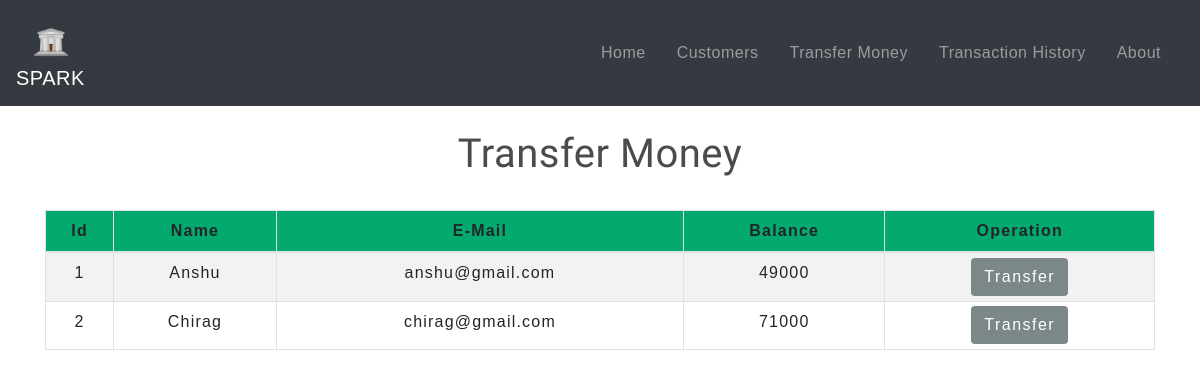
Before: /transfermoney.php with the older database file.
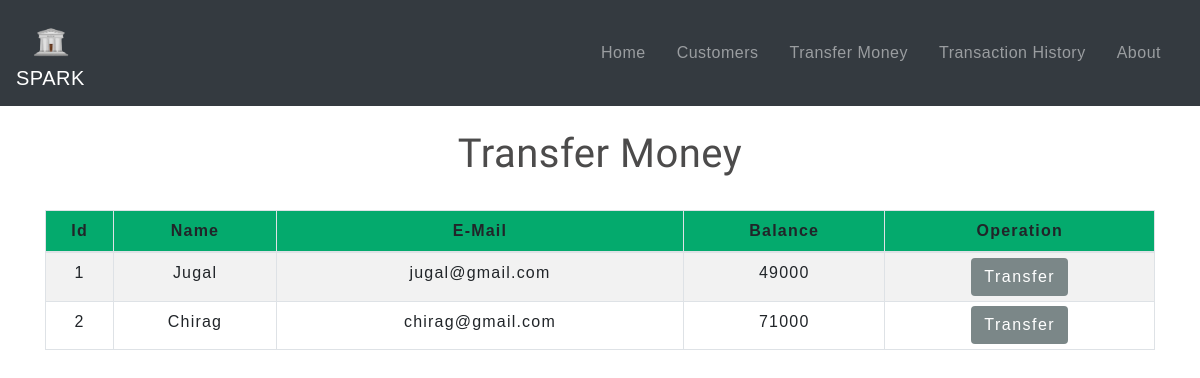
After: the same page with the newer database file.
### tables this page shows
CREATE TABLE `users` (
  `uid` int(11) NOT NULL,
  `name` varchar(255) NOT NULL,
  `email` varchar(255) NOT NULL,
  `balance` bigint(20) NOT NULL
);

### transfermoney.php (the view, shortened to what this page needs)
<!DOCTYPE html>
<html lang="en">
<head>
    <link rel="stylesheet" href="https://maxcdn.bootstrapcdn.com/bootstrap/4.0.0/css/bootstrap.min.css">
    <link rel="stylesheet" type="text/css" href="css\table.css">
    <link rel="stylesheet" type="text/css" href="css\navbar.css">
    <link rel="stylesheet" type="text/css" href="css\style.css">
</head>
<body>
<?php
    include 'config.php';
    $sql = "SELECT * FROM users";
    $result = mysqli_query($conn,$sql);
?>
<?php
  include 'navbar.php';
?>
<div class="container">
        <h2 class="text-center pt-4">Transfer Money</h2>
        <br>
            <div class="row">
                <div class="col">
                    <div class="table-responsive-sm">
                    <table class="table table-hover table-sm table-striped table-condensed table-bordered">
                        <thead>
                            <tr>
                            <th scope="col" class="text-center py-2">Id</th>
                            <th scope="col" class="text-center py-2">Name</th>
                            <th scope="col" class="text-center py-2">E-Mail</th>
                            <th scope="col" class="text-center py-2">Balance</th>
                            <th scope="col" class="text-center py-2">Operation</th>
                            </tr>
                        </thead>
                        <tbody>
                <?php
                    while($rows=mysqli_fetch_assoc($result)){
                ?>
                    <tr>
                        <td class="py-2"><?php echo $rows['uid'] ?></td>
                        <td class="py-2"><?php echo $rows['name']?></td>
                        <td class="py-2"><?php echo $rows['email']?></td>
                        <td class="py-2"><?php echo $rows['balance']?></td>
                        <td><a href="selecteduserdetail.php?id= <?php echo $rows['uid'] ;?>"> <button type="button" class="btn">Transfer</button></a></td>
                    </tr>
                <?php
                    }
                ?>
                        </tbody>
                    </table>
                    </div>
                </div>
            </div>
         </div>

Changed rows visible on the page:
changed users id 1: name "Anshu" → "Jugal"; email "anshu@gmail.com" → "jugal@gmail.com"
